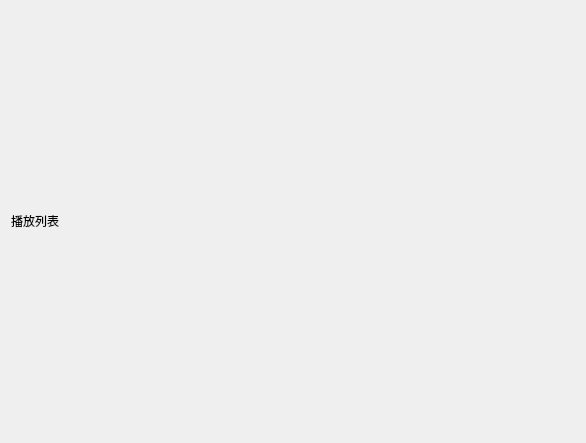
<?xml version="1.0" encoding="UTF-8"?>
<ui version="4.0">
 <class>Form</class>
 <widget class="QWidget" name="Form">
  <property name="geometry">
   <rect>
    <x>0</x>
    <y>0</y>
    <width>586</width>
    <height>443</height>
   </rect>
  </property>
  <property name="windowTitle">
   <string>Form</string>
  </property>
  <layout class="QVBoxLayout" name="verticalLayout">
   <item>
    <widget class="QLabel" name="label">
     <property name="sizePolicy">
      <sizepolicy hsizetype="Preferred" vsizetype="Fixed">
       <horstretch>0</horstretch>
       <verstretch>0</verstretch>
      </sizepolicy>
     </property>
     <property name="styleSheet">
      <string notr="true">font: 20pt &quot;微软雅黑&quot;;</string>
     </property>
     <property name="text">
      <string>播放列表</string>
     </property>
    </widget>
   </item>
   <item>
    <layout class="QVBoxLayout" name="table_list"/>
   </item>
  </layout>
 </widget>
 <resources/>
 <connections/>
</ui>
